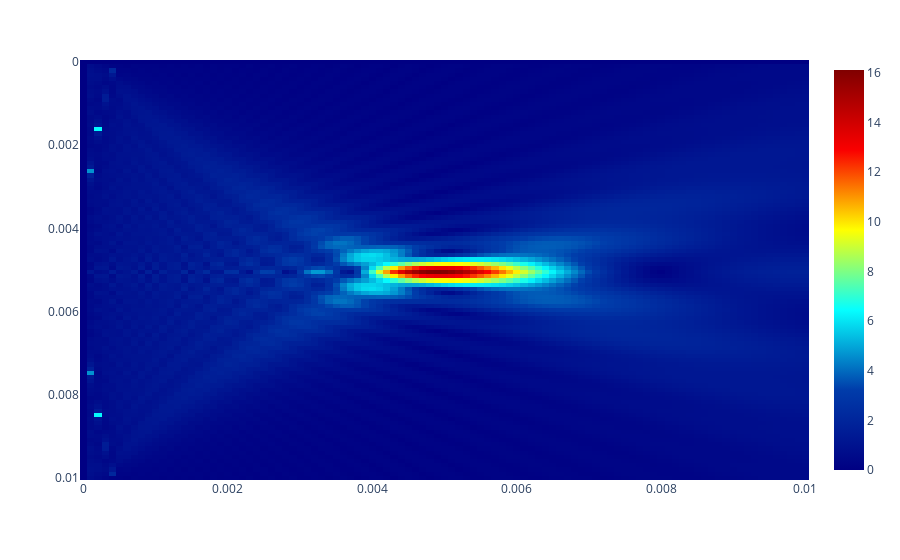

Notebook source saved alongside this figure:
### Code cell
fig = px.imshow(
    pressure_field_test,
    x = testx,
    y = testy,
    aspect='auto',
    color_continuous_scale='jet', 
)
fig.show()
